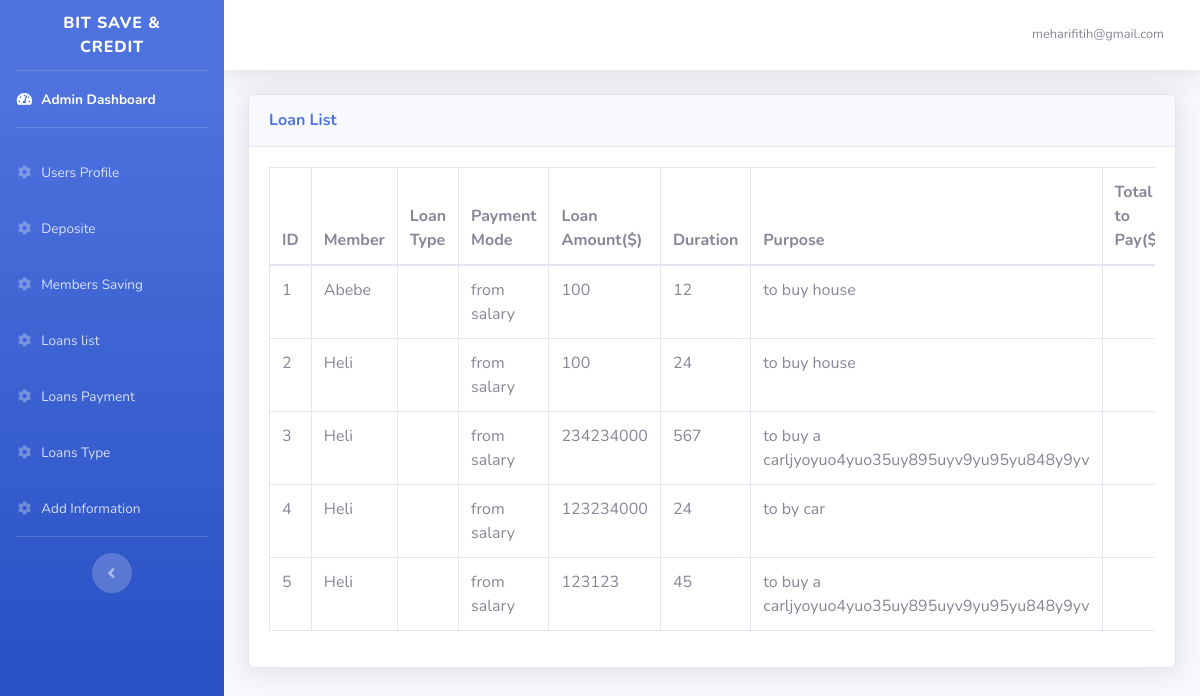
The page /loan_list.php (signed in) on the database its author committed.
### tables this page shows
CREATE TABLE `loan_list` (
  `id` int(30) NOT NULL,
  `username` varchar(30) NOT NULL,
  `loan_type_id` int(30) NOT NULL,
  `mode_of_payment` varchar(100) NOT NULL,
  `loan_amount` float NOT NULL,
  `duration` int(30) NOT NULL,
  `purpose` varchar(200) NOT NULL,
  `interest` float NOT NULL,
  `status` varchar(30) NOT NULL,
  `memberid` varchar(40) NOT NULL,
  `date` date NOT NULL DEFAULT current_timestamp()
);

### loan_list.php (the view, shortened to what this page needs)
<?php
include('includes/header.php');
include('includes/navbar.php');
?>
<div class="container-fluid">
    <div class="card shadow mb-4">
        <div class="card-header py-3">
            <h6 class="m-0 font-weight-bold text-primary">Loan List
            </h6>
        </div>
        <div class="card-body">
            <div class="table-responsive">
                <?php
                    $connction = mysqli_connect("localhost", "root", "", "adminpanel");
                    $query = "SELECT * FROM loan_list";
                    $query_run = mysqli_query($connction, $query);
                    ?>
                <table class="table table-bordered" id="dataTable" width="100%" cellspacing="0">
                    <thead>
                        <tr>
                            <th> ID </th>
                            <th> Member </th>
                            <th>Loan Type</th>
                            <th>Payment Mode</th>
                            <th>Loan Amount($)</th>
                            <th>Duration</th>
                            <th>Purpose</th>
                            <th>Total to Pay($)</th>
                        </tr>
                    </thead>
                    <tbody>
                        <?php
                            if (mysqli_num_rows($query_run) > 0) {
                                while ($row = mysqli_fetch_assoc($query_run)) {
                                    ?>
                        <tr>
                            <td><?php echo $row['id']; ?></td>
                            <td><?php echo $row['username']; ?></td>
                            <td><?php echo $row['loan_type']; ?></td>
                            <td><?php echo $row['mode_of_payment']; ?></td>
                            <td><?php echo $row['loan_amount']; ?></td>
                            <td><?php echo $row['duration']; ?></td>
                            <td><?php echo $row['purpose']; ?></td>
                            <td><?php echo $row['total_to_pay']; ?></td>
                        </tr>
                        <?php
                                }
                            } else {
                                echo "No Record Found";
                            }
                            ?>
                    </tbody>
                </table>
            </div>
        </div>
    </div>
</div>
<?php
include('includes/footer.php');
?>

### includes/header.php (shortened to what this page needs)
<!DOCTYPE html>
<html lang="en">
<head>
    <link href="vendor/fontawesome-free/css/all.min.css" rel="stylesheet" type="text/css">
    <link href="css/sb-admin-2.min.css" rel="stylesheet">
</head>
<body id="page-top">
    <div id="wrapper">

### includes/navbar.php (shortened to what this page needs)
<ul class="navbar-nav bg-gradient-primary sidebar sidebar-dark accordion" id="accordionSidebar">
    <a class="sidebar-brand d-flex align-items-center justify-content-center" href="index.php">
        <div class="sidebar-brand-text mx-3">BiT Save & Credit</div>
    </a>
    <hr class="sidebar-divider my-0">
    <li class="nav-item active">
        <a class="nav-link" href="index.php">
            <i class="fas fa-fw fa-tachometer-alt"></i>
            <span>Admin Dashboard</span></a>
    </li>
    <hr class="sidebar-divider">
    <li class="nav-item">
        <a class="nav-link" href="manage_users.php">
            <i class="fas fa-fw fa-cog"></i>
            <span>Users Profile </span></a>
    </li>
    <li class="nav-item">
        <a class="nav-link" href="deposit.php">
            <i class="fas fa-fw fa-cog"></i>
            <span>Deposite </span>
        </a>
    </li>
    <li class="nav-item">
        <a class="nav-link" href="members_deposite.php">
            <i class="fas fa-fw fa-cog"></i>
            <span>Members Saving </span>
        </a>
    </li>
    <li class="nav-item">
        <a class="nav-link" href="loan_list.php">
            <i class="fas fa-fw fa-cog"></i>
            <span>Loans list </span></a>
    </li>
    <li class="nav-item">
        <a class="nav-link" href="loan_payment.php">
            <i class="fas fa-fw fa-cog"></i>
            <span>Loans Payment </span></a>
    </li>
    <li class="nav-item">
        <a class="nav-link" href="loan_plan.php">
            <i class="fas fa-fw fa-cog"></i>
            <span>Loans Type </span></a>
    </li>
    <li class="nav-item">
        <a class="nav-link" href="info.php">
            <i class="fas fa-fw fa-cog"></i>
            <span>Add Information</span></a>
    </li>
    <hr class="sidebar-divider d-none d-md-block">
    <div class="text-center d-none d-md-inline">
        <button class="rounded-circle border-0" id="sidebarToggle"></button>
    </div>
</ul>
<div id="content-wrapper" class="d-flex flex-column">
    <div id="content">
        <nav class="navbar navbar-expand navbar-light bg-white topbar mb-4 static-top shadow">
            <ul class="navbar-nav ml-auto">
                <li class="nav-item dropdown no-arrow">
                    <a class="nav-link dropdown-toggle" href="#" id="userDropdown" role="button"
                        data-toggle="dropdown" aria-haspopup="true" aria-expanded="false">
                        <span class="mr-2 d-none d-lg-inline text-gray-600 small">
                            <?php echo $_SESSION['username']; ?>
                        </span>
                    </a>
                </li>
            </ul>
        </nav>

### includes/footer.php (shortened to what this page needs)
</div>
</div>
</div>
</body>
</html>

### rows shown on the page
loan_list: id "1", username "Abebe", mode_of_payment "from salary", loan_amount "100", duration "12", purpose "to buy house"
loan_list: id "2", username "Heli", mode_of_payment "from salary", loan_amount "100", duration "24", purpose "to buy house"
loan_list: id "3", username "Heli", mode_of_payment "from salary", loan_amount "234234000", duration "567", purpose "to buy a carljyoyuo4yuo35uy895uyv9yu95yu848y9yv"
loan_list: id "4", username "Heli", mode_of_payment "from salary", loan_amount "123234000", duration "24", purpose "to by car"
loan_list: id "5", username "Heli", mode_of_payment "from salary", loan_amount "123123", duration "45", purpose "to buy a carljyoyuo4yuo35uy895uyv9yu95yu848y9yv"

### other values the page prints
$_SESSION['username'] "meharifitih@gmail.com"
